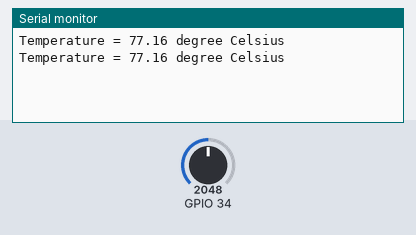
This sketch was run on a simulated ESP32. Shown: the last lines printed to the serial monitor. The inputs (shaded band) are chosen by the test bench; at power-on: GPIO 34 = 2048.

Above: at 1.8 s.
1.9 s: GPIO 34 set to 2866
At 2.8 s:
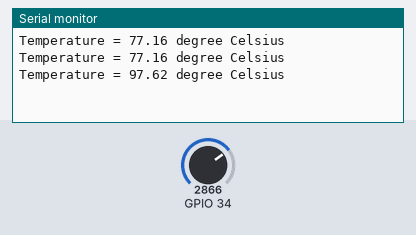
3.4 s: GPIO 34 set to 3603
At 4.5 s:
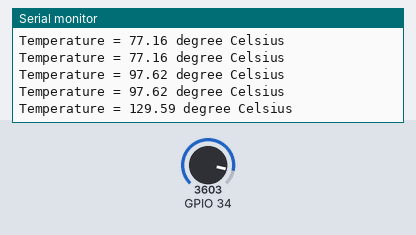
Timing chart, 0 to 6.4 s (numbered marks = the images above; inputs shaded):
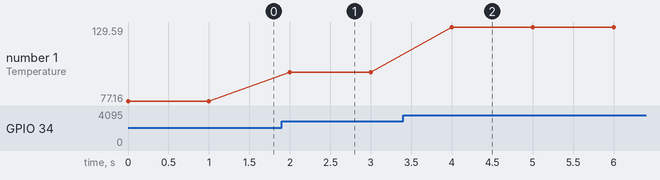

Measured:
- after the input at 1.9 s, the serial monitor: prints a new line after 0.10 s (image 1)
- after the input at 3.4 s, the serial monitor: prints a new line after 0.60 s (image 2)
- plotted number 1: 77.16 → 97.62 after the input at 1.9 s, 97.62 → 129.59 after the input at 3.4 s

The sketch:

thermistor.ino
```cpp
const double VCC = 3.3;             // ESP32 on-board 3.3V VCC
const double R2 = 10000;            // 10k ohm series resistor
const double adc_resolution = 4095; // 12-bit ADC resolution for ESP32

const double A = 0.001129148;   // thermistor equation parameters
const double B = 0.000234125;
const double C = 0.0000000876741;

//const int batteryPin = 32;  // ADC pin to read battery voltage (adjust to your actual pin)
//const double R1 = 47000;    // Resistor R1 (6.2k ohms)
//const double R2_battery = 22000;    // Resistor R2 (1k ohms) for battery voltage divider
//const double MIN_VOLTAGE = 6.0;  // Approximate voltage when battery is "empty"
//const double MAX_VOLTAGE = 9.0;  // Fully charged 9V battery

void setup() {
  Serial.begin(115200);  // Define baud rate for serial communication
}

void loop() {
  // Temperature Measurement Code
  double Vout, Rth, temperature, adc_value;
  adc_value = analogRead(34);
  Vout = (adc_value * VCC) / adc_resolution;
  Rth = (VCC * R2 / Vout) - R2;

  /* Steinhart-Hart Thermistor Equation:
   *  Temperature in Kelvin = 1 / (A + B[ln(R)] + C[ln(R)]^3)
   */
  temperature = (1 / (A + (B * log(Rth)) + (C * pow((log(Rth)), 3))));   // Temperature in Kelvin

  temperature = temperature - 221;  // Convert temperature to Celsius
  Serial.print("Temperature = ");
  Serial.print(temperature);
  Serial.println(" degree Celsius");

//  // Battery Voltage Measurement Code
//  int adc_value_battery = analogRead(batteryPin);  // Read ADC value for battery voltage
//  double Vout_battery = (adc_value_battery * VCC) / adc_resolution; // Convert ADC to voltage
//  double batteryVoltage = Vout_battery * (R1 + R2_battery) / R2_battery;  // Calculate battery voltage using voltage divider formula
//
//  // Map battery voltage to percentage
//  int batteryPercentage = map(batteryVoltage * 1000, MIN_VOLTAGE * 1000, MAX_VOLTAGE * 1000, 0, 100);
//
//  // Constrain battery percentage to 0-100% range
//  batteryPercentage = constrain(batteryPercentage, 0, 100);

//  // Display the battery voltage and remaining percentage
//  Serial.print("Battery Voltage = ");
//  Serial.print(batteryVoltage);
//  Serial.print(" V, ");
//  Serial.print("Battery Remaining = ");
//  Serial.print(batteryPercentage);
//  Serial.println("%");

  delay(1000);  // Delay for 1 second before the next reading
}
```
